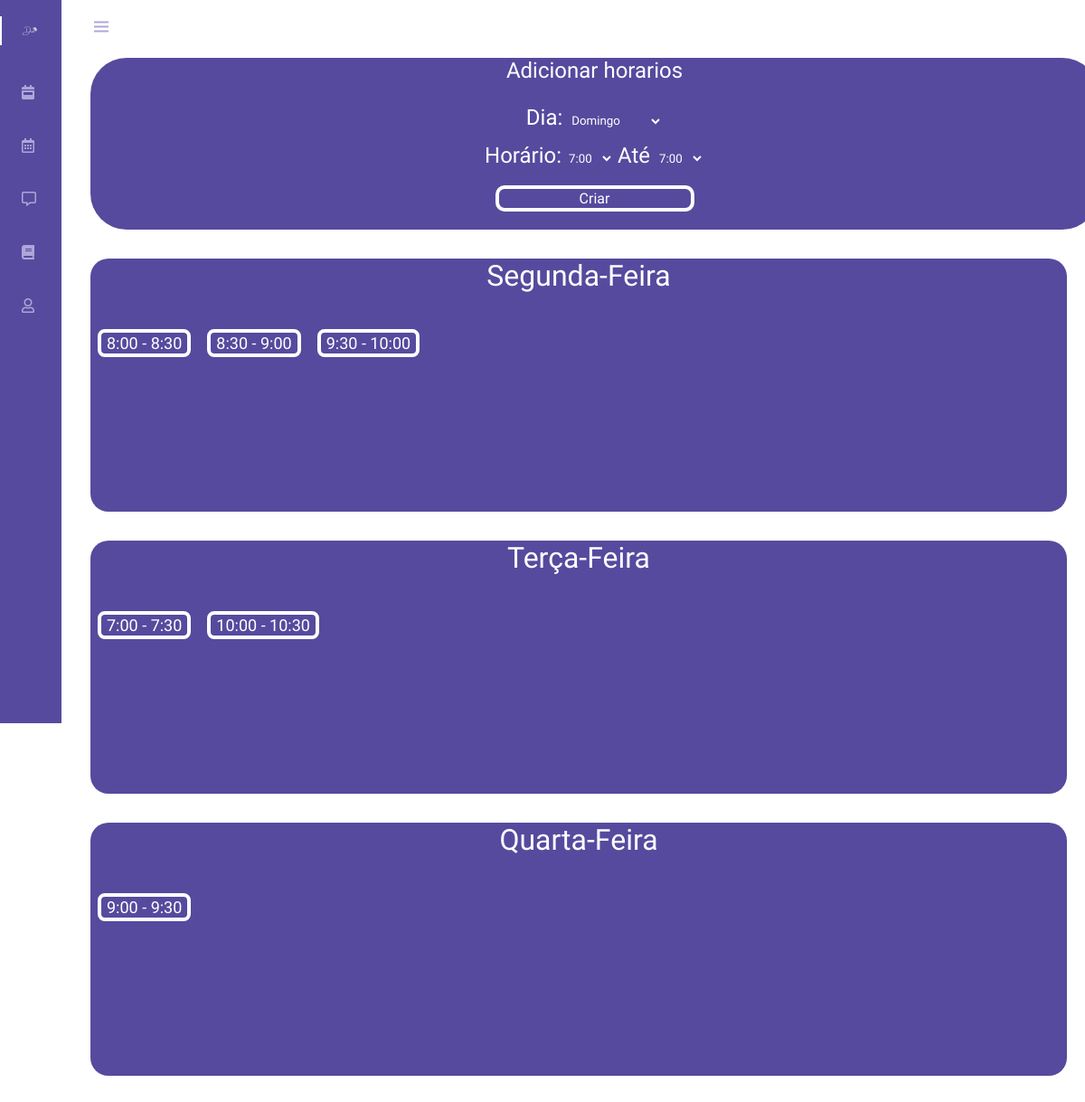
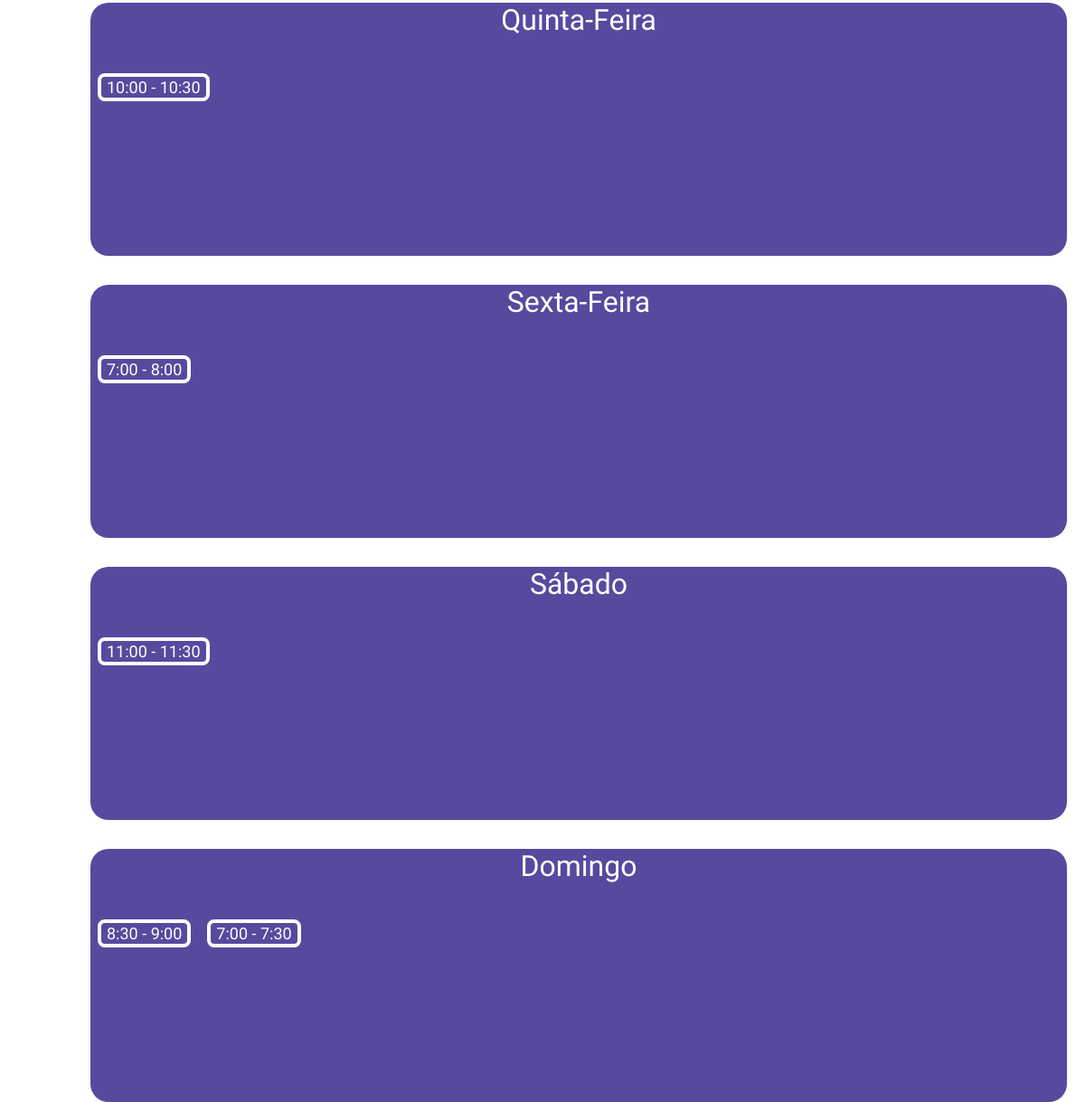
/agenda.php (signed in), run on an earlier commit of the app's database (2 pictures, top to bottom).
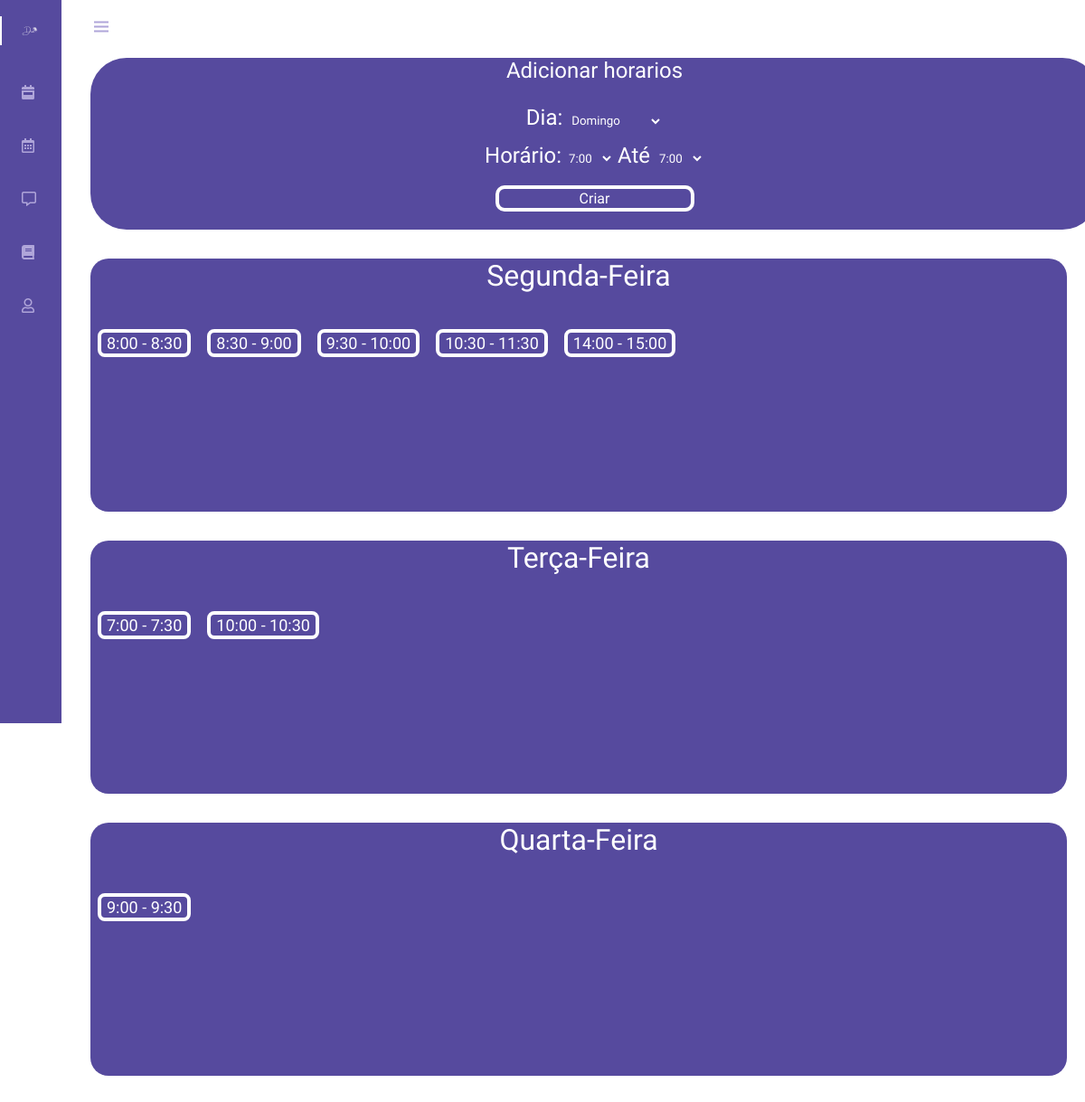
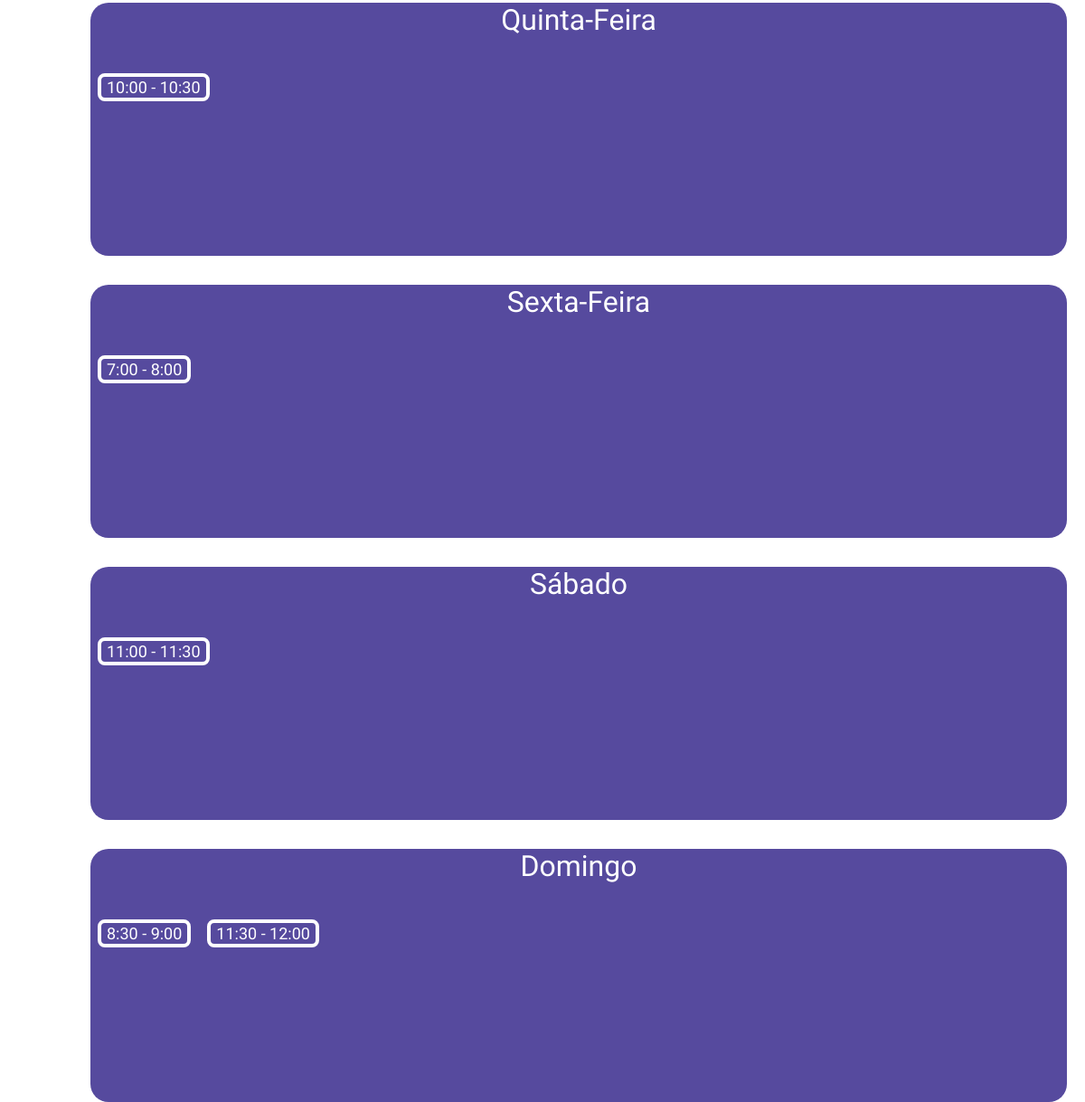
And on a later commit of the database (2 pictures, top to bottom).
### tables this page shows
CREATE TABLE `horarios` (
  `id_agendamento` int(11) NOT NULL,
  `dia` varchar(20) NOT NULL,
  `hora_inicio` varchar(10) NOT NULL,
  `hora_fim` varchar(10) NOT NULL,
  `id_psic` varchar(80) NOT NULL,
  `marcado` int(11) DEFAULT NULL
);

### agenda.php (the view, shortened to what the changed rows need)
<!DOCTYPE html>
<html lang="en">
<head>
    <link rel="stylesheet" type = "text/css" href="css/age.css">
    <link rel="stylesheet" href="css/navbar.css">
    <link rel="stylesheet" href="https://cdnjs.cloudflare.com/ajax/libs/font-awesome/5.15.2/css/all.min.css">
    <link href='https://unpkg.com/boxicons@2.0.7/css/boxicons.min.css' rel='stylesheet'>
</head>
<body id="body-pd">
                <?php
                    require_once 'conexao.php';
                    ?>
    <div class="horarios">
        <?php
        $id = $_SESSION['unique_id'];
        $meus = mysqli_query($conn, "SELECT * FROM horarios WHERE id_psic = '$id' AND dia = 'Segunda-Feira' ORDER BY dia DESC");
       ?>
        <div class="dia">
            <div class="horas">
                <?php
                    while ($calenda = mysqli_fetch_array($meus)){
                        echo "<a href='process/delete_horario.php?hora=$calenda[id_agendamento]'><button>$calenda[hora_inicio] - $calenda[hora_fim]</button></a>";
                         }
                ?>
            </div>
        </div>
    </div>
    <div class="horarios">
        <?php
        $id = $_SESSION['unique_id'];
        $meus = mysqli_query($conn, "SELECT * FROM horarios WHERE id_psic = '$id' AND dia = 'Terça-Feira' ORDER BY hora_inicio DESC");
       ?>
        <div class="dia">
            <div class="horas">
                <?php
                    while ($calenda = mysqli_fetch_array($meus)){
                         echo "<a href='process/delete_horario.php?hora=$calenda[id_agendamento]'><button>$calenda[hora_inicio] - $calenda[hora_fim]</button></a>";
                         }
                ?>
            </div>
        </div>
    </div>
    <div class="horarios">
        <?php
        $id = $_SESSION['unique_id'];
        $meus = mysqli_query($conn, "SELECT * FROM horarios WHERE id_psic = '$id' AND dia = 'Quarta-Feira' ORDER BY hora_inicio DESC");
       ?>
        <div class="dia">
            <div class="horas">
                <?php
                    while ($calenda = mysqli_fetch_array($meus)){
                        echo "<a href='process/delete_horario.php?hora=$calenda[id_agendamento]'><button>$calenda[hora_inicio] - $calenda[hora_fim]</button></a>";
                         }
                ?>
            </div>
        </div>
    </div>
    <div class="horarios">
        <?php
        $id = $_SESSION['unique_id'];
        $meus = mysqli_query($conn, "SELECT * FROM horarios WHERE id_psic = '$id' AND dia = 'Quinta-Feira' ORDER BY hora_inicio DESC");
       ?>
        <div class="dia">
            <div class="horas">
                <?php
                    while ($calenda = mysqli_fetch_array($meus)){
                        echo "<a href='process/delete_horario.php?hora=$calenda[id_agendamento]'><button>$calenda[hora_inicio] - $calenda[hora_fim]</button></a>";
                         }
                ?>
            </div>
        </div>
    </div>
    <div class="horarios">
        <?php
        $id = $_SESSION['unique_id'];
        $meus = mysqli_query($conn, "SELECT * FROM horarios WHERE id_psic = '$id' AND dia = 'Sexta-Feira' ORDER BY hora_inicio DESC");
       ?>
        <div class="dia">
            <div class="horas">
                <?php
                    while ($calenda = mysqli_fetch_array($meus)){
                        echo "<a href='process/delete_horario.php?hora=$calenda[id_agendamento]'><button>$calenda[hora_inicio] - $calenda[hora_fim]</button></a>";
                ?>
            </div>
        </div>
    </div>
    <div class="horarios">
        <?php
        $id = $_SESSION['unique_id'];
        $meus = mysqli_query($conn, "SELECT * FROM horarios WHERE id_psic = '$id' AND dia = 'Sábado' ORDER BY hora_inicio DESC");
       ?>
        <div class="dia">
            <p>Sábado</p>
            <div class="horas">
                <?php
                    while ($calenda = mysqli_fetch_array($meus)){
                        echo "<a href='process/delete_horario.php?hora=$calenda[id_agendamento]'><button>$calenda[hora_inicio] - $calenda[hora_fim]</button></a>";
                         }
                ?>
            </div>
        </div>
    </div>
    <div class="horarios">
        <?php
        $id = $_SESSION['unique_id'];
        $meus = mysqli_query($conn, "SELECT * FROM horarios WHERE id_psic = '$id' AND dia = 'Domingo' ORDER BY hora_inicio DESC");
       ?>
        <div class="dia">
            <p>Domingo</p>
            <div class="horas">
                <?php
                    while ($calenda = mysqli_fetch_array($meus)){
                        echo "<a href='process/delete_horario.php?hora=$calenda[id_agendamento]'><button>$calenda[hora_inicio] - $calenda[hora_fim]</button></a>";
                         }
                        }
                ?>
            </div>
        </div>
    </div>
</body>
</html>

What changed in the data, as far as the page shows it:
removed horarios: hora_inicio "7:00", hora_fim "7:30"
added horarios: hora_inicio "10:30", hora_fim "11:30"
added horarios: hora_inicio "14:00", hora_fim "15:00"
added horarios: hora_inicio "11:30", hora_fim "12:00", shown under "7:00"
